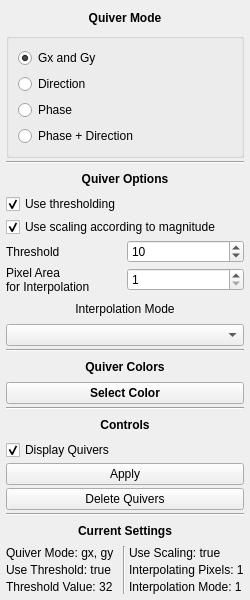
<?xml version="1.0" encoding="UTF-8"?>
<ui version="4.0">
 <class>Quiver</class>
 <widget class="QMainWindow" name="Quiver">
  <property name="windowModality">
   <enum>Qt::NonModal</enum>
  </property>
  <property name="geometry">
   <rect>
    <x>0</x>
    <y>0</y>
    <width>250</width>
    <height>600</height>
   </rect>
  </property>
  <property name="sizePolicy">
   <sizepolicy hsizetype="Minimum" vsizetype="Minimum">
    <horstretch>0</horstretch>
    <verstretch>0</verstretch>
   </sizepolicy>
  </property>
  <property name="minimumSize">
   <size>
    <width>0</width>
    <height>0</height>
   </size>
  </property>
  <property name="maximumSize">
   <size>
    <width>16777215</width>
    <height>16777215</height>
   </size>
  </property>
  <property name="windowTitle">
   <string>Image Options</string>
  </property>
  <widget class="QWidget" name="widget_main">
   <layout class="QVBoxLayout" name="verticalLayout">
    <property name="spacing">
     <number>3</number>
    </property>
    <property name="leftMargin">
     <number>6</number>
    </property>
    <property name="topMargin">
     <number>6</number>
    </property>
    <property name="rightMargin">
     <number>6</number>
    </property>
    <property name="bottomMargin">
     <number>6</number>
    </property>
    <item>
     <layout class="QVBoxLayout" name="verticalLayout_2">
      <item>
       <widget class="QLabel" name="l_mode">
        <property name="font">
         <font>
          <pointsize>9</pointsize>
          <weight>75</weight>
          <bold>true</bold>
         </font>
        </property>
        <property name="text">
         <string>Quiver Mode</string>
        </property>
        <property name="alignment">
         <set>Qt::AlignCenter</set>
        </property>
       </widget>
      </item>
      <item>
       <widget class="QGroupBox" name="group_mode">
        <layout class="QVBoxLayout" name="verticalLayout_5">
         <item>
          <widget class="QRadioButton" name="rb_gradient">
           <property name="text">
            <string>Gx and Gy</string>
           </property>
           <property name="checked">
            <bool>true</bool>
           </property>
          </widget>
         </item>
         <item>
          <widget class="QRadioButton" name="rb_direction">
           <property name="text">
            <string>Direction</string>
           </property>
          </widget>
         </item>
         <item>
          <widget class="QRadioButton" name="rb_phase">
           <property name="text">
            <string>Phase</string>
           </property>
          </widget>
         </item>
         <item>
          <widget class="QRadioButton" name="rb_phase_dir">
           <property name="text">
            <string>Phase + Direction</string>
           </property>
          </widget>
         </item>
        </layout>
       </widget>
      </item>
      <item>
       <widget class="Line" name="seperator_1">
        <property name="orientation">
         <enum>Qt::Horizontal</enum>
        </property>
       </widget>
      </item>
      <item>
       <widget class="QLabel" name="l_options">
        <property name="font">
         <font>
          <pointsize>9</pointsize>
          <weight>75</weight>
          <bold>true</bold>
         </font>
        </property>
        <property name="text">
         <string>Quiver Options</string>
        </property>
        <property name="alignment">
         <set>Qt::AlignCenter</set>
        </property>
       </widget>
      </item>
      <item>
       <widget class="QCheckBox" name="chb_threshold">
        <property name="text">
         <string>Use thresholding</string>
        </property>
        <property name="checked">
         <bool>true</bool>
        </property>
       </widget>
      </item>
      <item>
       <widget class="QCheckBox" name="chb_scaling">
        <property name="text">
         <string>Use scaling according to magnitude</string>
        </property>
        <property name="checked">
         <bool>true</bool>
        </property>
       </widget>
      </item>
      <item>
       <layout class="QHBoxLayout" name="layout_threshold">
        <item>
         <widget class="QLabel" name="l_threshold">
          <property name="text">
           <string>Threshold</string>
          </property>
         </widget>
        </item>
        <item>
         <widget class="QSpinBox" name="sb_threshold">
          <property name="maximum">
           <number>1024</number>
          </property>
          <property name="value">
           <number>10</number>
          </property>
         </widget>
        </item>
       </layout>
      </item>
      <item>
       <layout class="QHBoxLayout" name="layout_interpolate">
        <item>
         <widget class="QLabel" name="l_interpolate_2">
          <property name="text">
           <string>&lt;html&gt;&lt;head/&gt;&lt;body&gt;&lt;p&gt;Pixel Area &lt;br/&gt; for Interpolation&lt;/p&gt;&lt;/body&gt;&lt;/html&gt;</string>
          </property>
         </widget>
        </item>
        <item>
         <widget class="QSpinBox" name="sb_interpolate">
          <property name="minimum">
           <number>1</number>
          </property>
          <property name="maximum">
           <number>100</number>
          </property>
         </widget>
        </item>
       </layout>
      </item>
      <item>
       <widget class="QLabel" name="l_interpolate_3">
        <property name="text">
         <string>Interpolation Mode</string>
        </property>
        <property name="alignment">
         <set>Qt::AlignCenter</set>
        </property>
       </widget>
      </item>
      <item>
       <widget class="QComboBox" name="cb_interpolate"/>
      </item>
      <item>
       <widget class="Line" name="seperator_2">
        <property name="orientation">
         <enum>Qt::Horizontal</enum>
        </property>
       </widget>
      </item>
      <item>
       <widget class="QLabel" name="l_color_options">
        <property name="font">
         <font>
          <pointsize>9</pointsize>
          <weight>75</weight>
          <bold>true</bold>
         </font>
        </property>
        <property name="text">
         <string>Quiver Colors</string>
        </property>
        <property name="alignment">
         <set>Qt::AlignCenter</set>
        </property>
       </widget>
      </item>
      <item>
       <widget class="QPushButton" name="pb_color">
        <property name="font">
         <font>
          <weight>75</weight>
          <bold>true</bold>
         </font>
        </property>
        <property name="autoFillBackground">
         <bool>true</bool>
        </property>
        <property name="text">
         <string>Select Color</string>
        </property>
       </widget>
      </item>
      <item>
       <widget class="Line" name="line_3">
        <property name="orientation">
         <enum>Qt::Horizontal</enum>
        </property>
       </widget>
      </item>
      <item>
       <widget class="QLabel" name="l_controls">
        <property name="font">
         <font>
          <pointsize>9</pointsize>
          <weight>75</weight>
          <bold>true</bold>
         </font>
        </property>
        <property name="text">
         <string>Controls</string>
        </property>
        <property name="alignment">
         <set>Qt::AlignCenter</set>
        </property>
       </widget>
      </item>
      <item>
       <widget class="QCheckBox" name="chb_visibility">
        <property name="enabled">
         <bool>true</bool>
        </property>
        <property name="text">
         <string>Display Quivers</string>
        </property>
        <property name="checked">
         <bool>true</bool>
        </property>
       </widget>
      </item>
      <item>
       <widget class="QPushButton" name="pb_apply">
        <property name="text">
         <string>Apply</string>
        </property>
       </widget>
      </item>
      <item>
       <widget class="QPushButton" name="pb_delete">
        <property name="enabled">
         <bool>true</bool>
        </property>
        <property name="text">
         <string>Delete Quivers</string>
        </property>
       </widget>
      </item>
      <item>
       <widget class="Line" name="line">
        <property name="orientation">
         <enum>Qt::Horizontal</enum>
        </property>
       </widget>
      </item>
      <item>
       <widget class="QLabel" name="l_current_settings">
        <property name="font">
         <font>
          <pointsize>9</pointsize>
          <weight>75</weight>
          <bold>true</bold>
         </font>
        </property>
        <property name="text">
         <string>Current Settings</string>
        </property>
        <property name="alignment">
         <set>Qt::AlignCenter</set>
        </property>
       </widget>
      </item>
      <item>
       <layout class="QHBoxLayout" name="horizontalLayout">
        <item>
         <layout class="QVBoxLayout" name="verticalLayout_3">
          <item>
           <widget class="QLabel" name="l_qmode">
            <property name="text">
             <string>Quiver Mode: gx, gy</string>
            </property>
           </widget>
          </item>
          <item>
           <widget class="QLabel" name="l_threshold_use">
            <property name="text">
             <string>Use Threshold: true</string>
            </property>
           </widget>
          </item>
          <item>
           <widget class="QLabel" name="l_threshold_val">
            <property name="text">
             <string>Threshold Value: 32</string>
            </property>
           </widget>
          </item>
         </layout>
        </item>
        <item>
         <widget class="Line" name="line_2">
          <property name="orientation">
           <enum>Qt::Vertical</enum>
          </property>
         </widget>
        </item>
        <item>
         <layout class="QVBoxLayout" name="verticalLayout_4">
          <item>
           <widget class="QLabel" name="l_scaling_use">
            <property name="text">
             <string>Use Scaling: true</string>
            </property>
           </widget>
          </item>
          <item>
           <widget class="QLabel" name="l_scaling_val">
            <property name="text">
             <string>Interpolating Pixels: 1</string>
            </property>
           </widget>
          </item>
          <item>
           <widget class="QLabel" name="l_interpolation_mode">
            <property name="text">
             <string>Interpolation Mode: 1</string>
            </property>
           </widget>
          </item>
         </layout>
        </item>
       </layout>
      </item>
     </layout>
    </item>
   </layout>
  </widget>
 </widget>
 <resources/>
 <connections>
  <connection>
   <sender>pb_apply</sender>
   <signal>clicked()</signal>
   <receiver>Quiver</receiver>
   <slot>applyChanges()</slot>
   <hints>
    <hint type="sourcelabel">
     <x>242</x>
     <y>442</y>
    </hint>
    <hint type="destinationlabel">
     <x>234</x>
     <y>370</y>
    </hint>
   </hints>
  </connection>
  <connection>
   <sender>pb_color</sender>
   <signal>clicked()</signal>
   <receiver>Quiver</receiver>
   <slot>selectColor()</slot>
   <hints>
    <hint type="sourcelabel">
     <x>216</x>
     <y>359</y>
    </hint>
    <hint type="destinationlabel">
     <x>227</x>
     <y>307</y>
    </hint>
   </hints>
  </connection>
 </connections>
 <slots>
  <slot>scaleChange(int)</slot>
  <slot>blurChange(int)</slot>
  <slot>noiseChange(int)</slot>
  <slot>applyChanges()</slot>
  <slot>deleteQuivers()</slot>
  <slot>computeQuivers()</slot>
  <slot>toggleVisibility()</slot>
  <slot>selectColor()</slot>
 </slots>
</ui>
